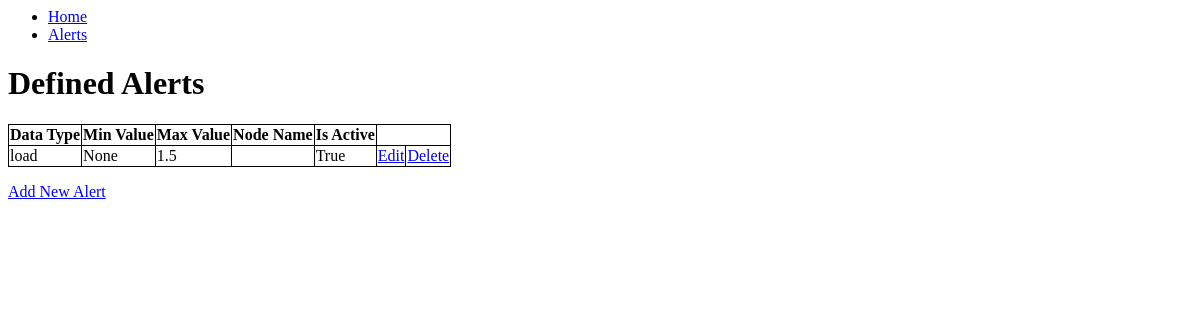
The app's page /alerts/, older data.
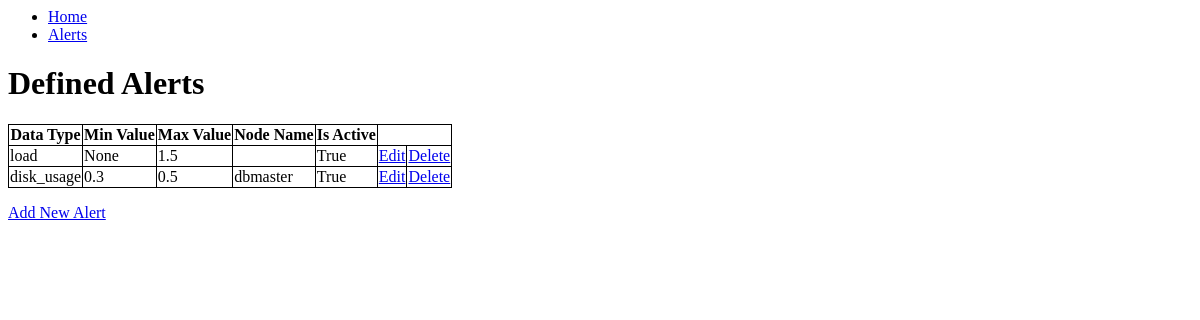
The same page, newer data.
### data_collector/models.py (models this page shows, shortened)
class Alert(models.Model):
	data_type=models.CharField(max_length=100)
	min_value=models.FloatField(null=True,blank=True)
	max_value=models.FloatField(null=True,blank=True)
	node_name=models.CharField(max_length=250,blank=True)
	is_active=models.BooleanField(default=True)

### data_collector/views.py (the view)
# urls.py: url(r'^alerts/$', AlertListView.as_view(),name='alerts-list'),
class AlertListView(ListView):
	template_name='alerts_list.html'
	model =Alert

### data_collector/templates/alerts_list.html
{% extends "base.html" %}
{% block content %}
<h1>Defined Alerts</h1>
{% if object_list %}
<table>
	<tr>
		<th>Data Type</th>
		<th>Min Value</th>
		<th>Max Value</th>
		<th>Node Name</th>
		<th>Is Active</th>
	</tr>
	{% for alert in object_list %}
	<tr>
		<td>{{ alert.data_type }}</td>
		<td>{{ alert.min_value }}</td>
		<td>{{ alert.max_value }}</td>
		<td>{{ alert.node_name }}</td>
		<td>{{ alert.is_active }}</td>
		<td><a href="{% url 'alerts-edit' pk=alert.pk %}">Edit</a></td>
		<td><a href="{% url 'alerts-delete' pk=alert.pk %}">Delete</a></td>
	</tr>
	{% endfor %}
</table>
{% else %}
<i>No Alerts defined</i>
{% endif %}
<p><a href="{% url 'alerts-new' %}">Add New Alert</a></p>
{% endblock %}

### templates/base.html (shortened to what this page needs)
<html>
<head>
</head>
<body>
<ul>
<li><a href="{% url 'status' %}">Home</a></li>
<li><a href="{% url 'alerts-list' %}">Alerts</a></li>
</ul>
    {% block content %}
    {% endblock %}
</body>
</html>

### templates/base.html (style rules this page uses)
table { border-collapse: collapse; }
table, th, td { border: 1px solid black; }

Row changes from the older to the newer data that the page shows:
added Alert: data_type "disk_usage", min_value "0.3", max_value "0.5", node_name "dbmaster", is_active "True"
